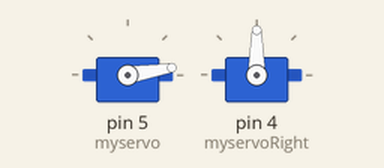
This sketch was run on a simulated Arduino Uno, built with avr-gcc and run on an emulated ATmega328P. Parts: 2 × servo.

Above: at 0.15 s.
At 1.35 s:
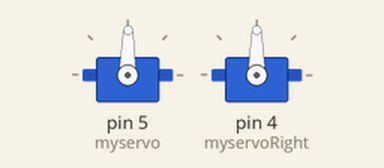
At 2.86 s:
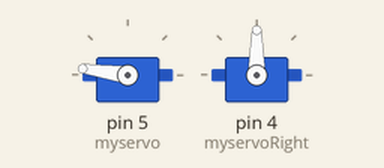
At 5.5 s:
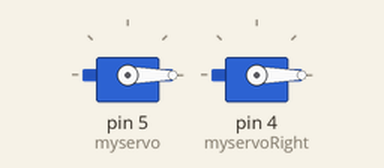
Timing chart, 0 to 7.0 s (numbered marks = the images above):
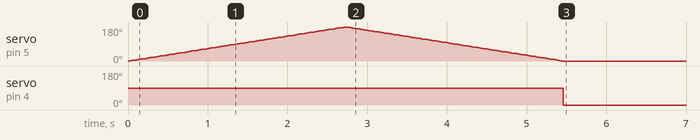

Measured:
- by itself, servo on pin 5 (myservo): rises from 0° to 180° in 2.7 s, then falls to 0° in 2.7 s
- by itself, servo on pin 4 (myservoRight): 90° → 0° at 5.5 s

The sketch:

servo.ino
```cpp
#include <Servo.h>

Servo myservo;  // create servo object to control a servo
// twelve servo objects can be created on most boards

int pos = 0;
Servo myservoRight;
int pos1 = 0;  // variable to store the servo position

void setup() {
  myservo.attach(5);
  myservoRight.attach(4);// attaches the servo on pin 9 to the servo object
}

void loop() {
  for (pos = 0; pos <= 180; pos += 1) { // goes from 0 degrees to 180 degrees
    // in steps of 1 degree
    myservo.write(pos);              // tell servo to go to position in variable 'pos'
    delay(15);                       // waits 15ms for the servo to reach the position
  }
  for (pos = 180; pos >= 0; pos -= 1) { // goes from 180 degrees to 0 degrees
    myservo.write(pos);              // tell servo to go to position in variable 'pos'
    delay(15);                       // waits 15ms for the servo to reach the position
  }


  for (pos1 = 0; pos1 <= 180; pos += 1) { // goes from 0 degrees to 180 degrees
    // in steps of 1 degree
    myservoRight.write(pos1);              // tell servo to go to position in variable 'pos'
    delay(15);                       // waits 15ms for the servo to reach the position
  }
  for (pos1 = 180; pos1 >= 0; pos1 -= 1) { // goes from 180 degrees to 0 degrees
    myservoRight.write(pos1);              // tell servo to go to position in variable 'pos'
    delay(15);                       // waits 15ms for the servo to reach the position
  }  }
```
